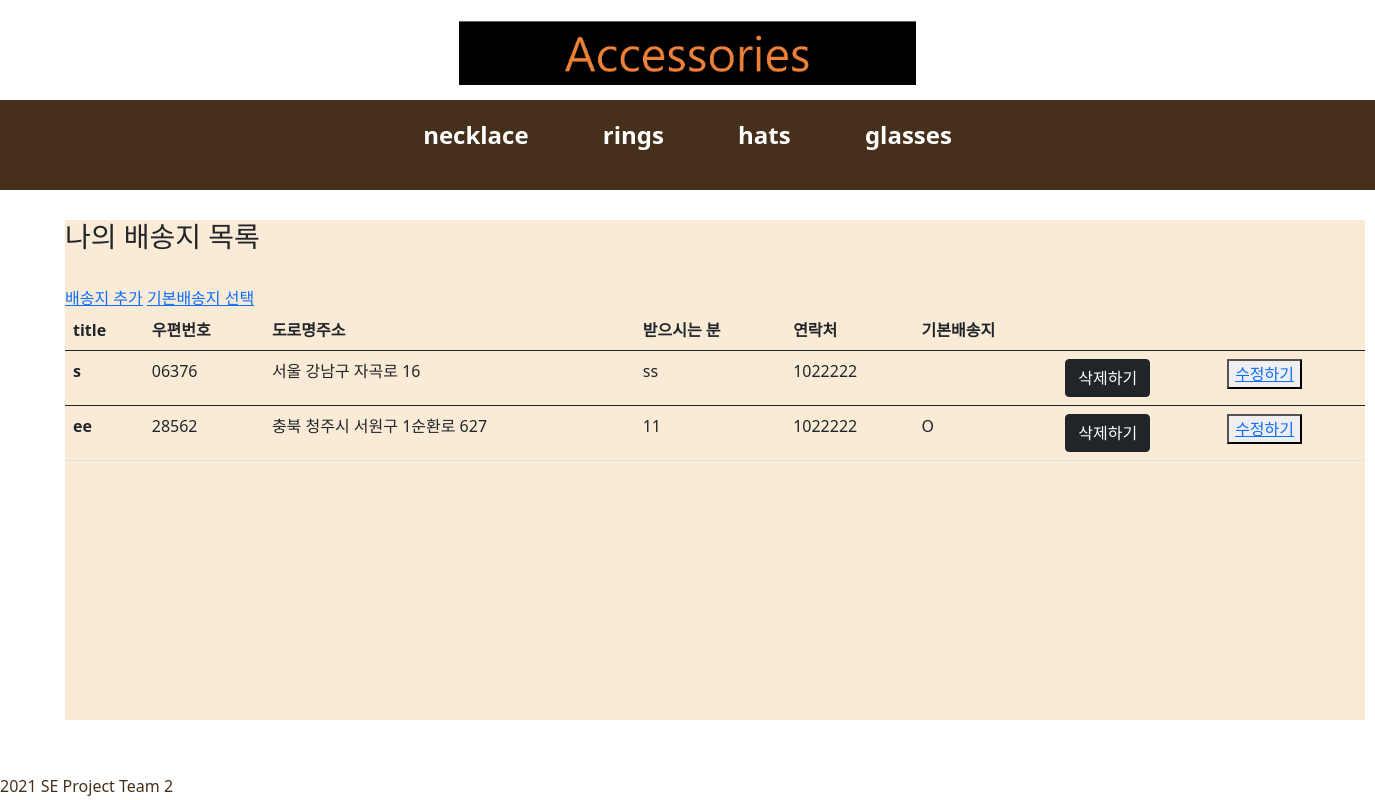
The page /create/ (signed in) on the database as committed earlier.
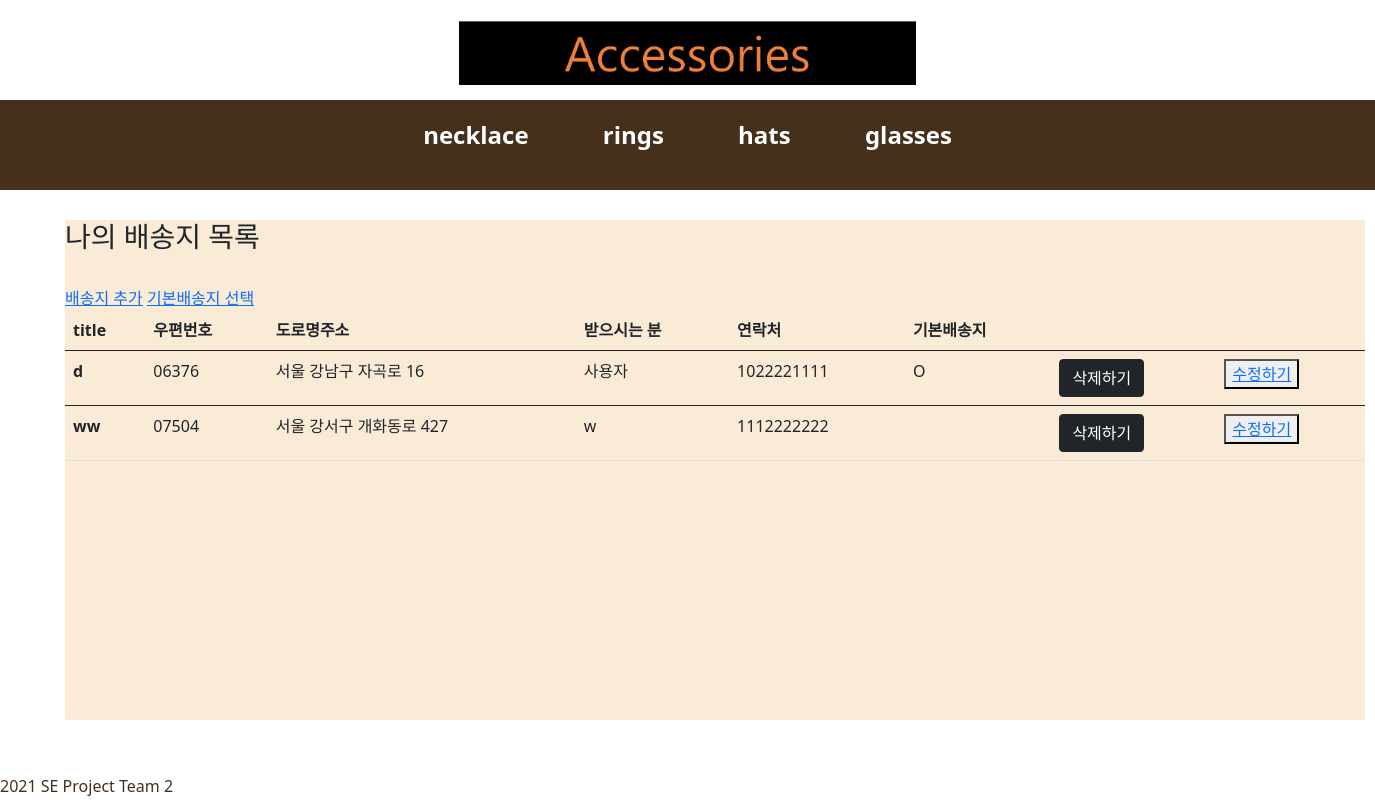
The same page on the database as committed later.
### shoppingApp/models.py (models this page shows, shortened)
class address(models.Model):
    accounts = models.ForeignKey(UserAccounts, on_delete=models.CASCADE, null=True)
    title = models.CharField(max_length=200)
    post_num= models.CharField(max_length=200,null=True)
    road_address=models.CharField(max_length=200,null=True)
    detail_address=models.TextField()
    post_name=models.CharField(max_length=20,null=True)
    post_phonenum=models.IntegerField(null=True)
    is_default = models.BooleanField(default='False')

### shoppingApp/views.py (the view)
# urls.py: path('create/', shoppingView.create_view, name='create'),
def create_view(request):
    cart_count=context_processors.counter(request)
    cart_count=int(cart_count)
    count={'cart_count':cart_count}
    uid=request.session.get('user_id')
    get_all=UserAccounts.objects.all()
    get_user=get_all.filter(user_id=uid)
    shippings = address.objects.filter(accounts__in=get_user)
    if shippings is None:
        return render(request, 'create.html')
    return render(request, 'create.html', {'shippings':  shippings, 'count':count})

### cartApp/context_processors.py (called while the page is built)
def counter(request):
    item_count=0
    if 'admin' in request.path:
        return {}
    else:
        try:
            cart= Cart.objects.filter(cart_id=request.session.get('user_id'))
            cart_items = CartItem.objects.all().filter(cart=cart[:1])
            for cart_item in cart_items:
                item_count+=cart_item.quantity
        except Cart.DoesNotExist:
            item_count=0
    return item_count

### shoppingApp/templates/create.html (shortened to what this page needs)
{% extends 'base.html' %}
{% block content %}
<section>
<div>
<h3>나의 배송지 목록</h3><br>
<a href="{%url 'newpost' %}">배송지 추가</a>
<a href="{%url 'create_default' %}">기본배송지 선택</a>
<table class="table">
    <thead>
      <tr>
        <th scope="col">title</th>
        <th scope="col">우편번호</th>
        <th scope="col">도로명주소</th>
        <th scope="col">받으시는 분</th>
        <th scope="col">연락처</th>
        <th scope="col">기본배송지</th>
        <th scope="col"></th>
        <th scope="col"></th>
      </tr>
    </thead>
    {% for address in shippings %}
    <tbody>
      <tr>
        <th scope="row">{{address.title}}</th>
        <td>{{address.post_num}}</td>
        <td>{{address.road_address}}</td>
        <td>{{address.post_name}}</td>
        <td>{{address.post_phonenum}}</td>
        {%if address.is_default%}
        <td>  O</td>
        {% else %}
        <td></td>
        {%endif %}
        <form action="{% url 'delete' address.pk%}" method="POST">
        <td><input class="btn btn-dark" type="submit" value="삭제하기" ></td>
        </form>
        <td><button type="button"><a href="{%url 'edit' address.pk%}">수정하기</a></button></td>
    </tbody>
    {%  endfor %}
</table>
</div>
</section>
{% endblock %}

Rows that differ between the two databases and show on the page:
removed address: title "s", post_num "06376", road_address "서울 강남구 자곡로 16", post_name "ss", post_phonenum "1022222", is_default False (drawn)
removed address: title "ee", post_num "28562", road_address "충북 청주시 서원구 1순환로 627", post_name "11", post_phonenum "1022222", is_default "O"
added address: title "d", post_num "06376", road_address "서울 강남구 자곡로 16", post_name "사용자", post_phonenum "1022221111", is_default "O"
added address: title "ww", post_num "07504", road_address "서울 강서구 개화동로 427", post_name "w", post_phonenum "1112222222", is_default False (drawn)
